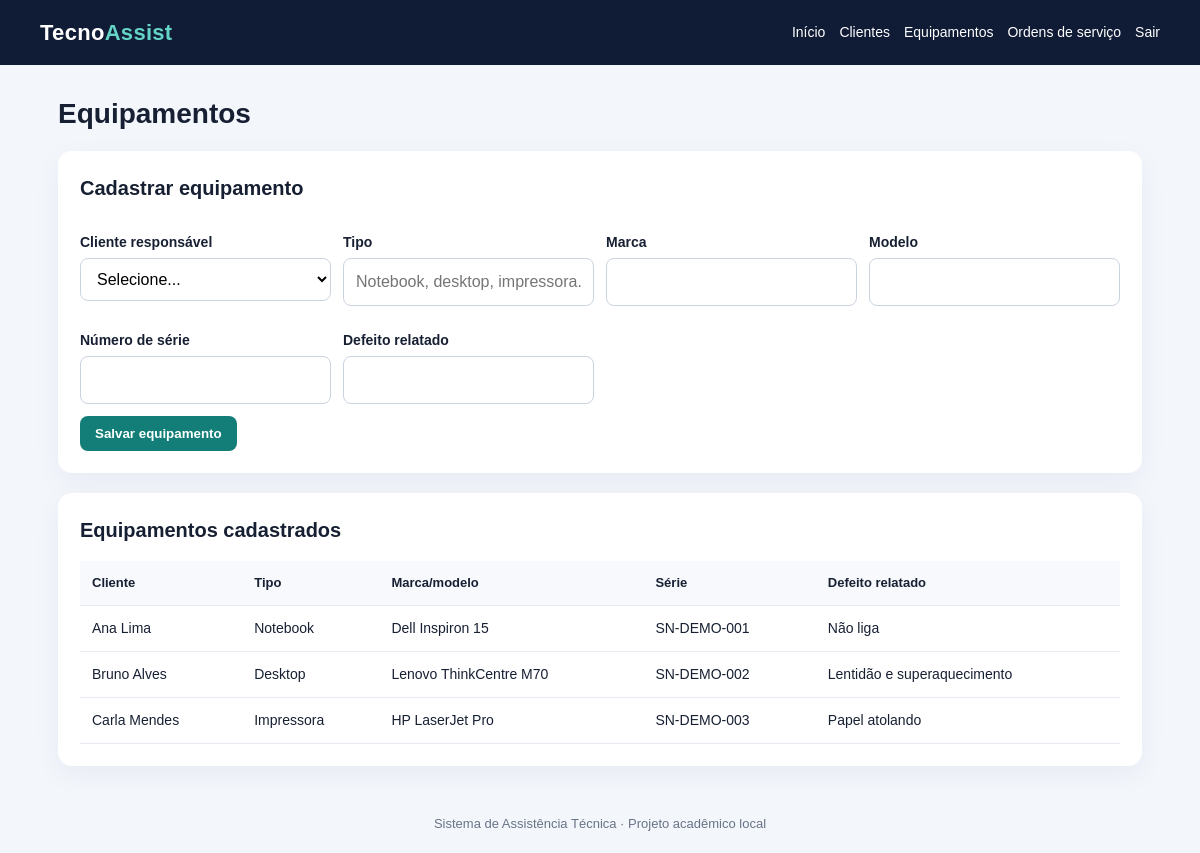
The page /sistema/equipamentos.php (signed in) on the database its author committed.
### tables this page shows
CREATE TABLE equipamentos (
  id INT AUTO_INCREMENT PRIMARY KEY,
  cliente_id INT NOT NULL,
  tipo VARCHAR(80) NOT NULL,
  marca VARCHAR(80) NOT NULL,
  modelo VARCHAR(100) NOT NULL,
  numero_serie VARCHAR(100) NULL,
  defeito_relatado TEXT NOT NULL,
  criado_em TIMESTAMP DEFAULT CURRENT_TIMESTAMP,
  CONSTRAINT fk_equipamento_cliente FOREIGN KEY (cliente_id) REFERENCES clientes(id)
    ON UPDATE CASCADE ON DELETE RESTRICT
);

CREATE TABLE clientes (
  id INT AUTO_INCREMENT PRIMARY KEY,
  nome VARCHAR(120) NOT NULL,
  cpf_criptografado TEXT NOT NULL,
  telefone VARCHAR(30) NOT NULL,
  email VARCHAR(120) NULL,
  criado_em TIMESTAMP DEFAULT CURRENT_TIMESTAMP
);

### sistema/includes/config.php (called while the page is built, shortened)
<?php
function e(?string $value): string {
    return htmlspecialchars((string)$value, ENT_QUOTES | ENT_SUBSTITUTE, 'UTF-8');
}

### sistema/equipamentos.php (the view, shortened to what this page needs)
<?php
require_once __DIR__ . '/includes/config.php'; require_login(); verify_csrf();
$error = '';
$lista=$pdo->query('SELECT e.*,c.nome cliente FROM equipamentos e JOIN clientes c ON c.id=e.cliente_id ORDER BY e.criado_em DESC')->fetchAll();
$page_title='Equipamentos'; require __DIR__ . '/includes/header.php';
?>
<h1>Equipamentos</h1><section class="card"><h2>Cadastrar equipamento</h2><?php if($error): ?><div class="error"><?=e($error)?></div><?php endif; ?>
<form method="post"><input type="hidden" name="csrf_token" value="<?=e(csrf_token())?>"><div class="form-grid">
<div><label>Cliente responsável</label><select name="cliente_id" required><option value="">Selecione...</option></select></div>
<div><label>Tipo</label><input name="tipo" required placeholder="Notebook, desktop, impressora..."></div><div><label>Marca</label><input name="marca" required></div><div><label>Modelo</label><input name="modelo" required></div><div><label>Número de série</label><input name="numero_serie"></div><div><label>Defeito relatado</label><input name="defeito_relatado" required></div></div><button class="btn">Salvar equipamento</button></form></section>
<section class="card"><h2>Equipamentos cadastrados</h2><div class="table-wrap"><table><thead><tr><th>Cliente</th><th>Tipo</th><th>Marca/modelo</th><th>Série</th><th>Defeito relatado</th></tr></thead><tbody><?php foreach($lista as $e): ?><tr><td><?=e($e['cliente'])?></td><td><?=e($e['tipo'])?></td><td><?=e($e['marca'].' '.$e['modelo'])?></td><td><?=e($e['numero_serie'])?></td><td><?=e($e['defeito_relatado'])?></td></tr><?php endforeach;?></tbody></table></div></section>
<?php require __DIR__ . '/includes/footer.php'; ?>

### sistema/assets/style.css (style rules this page uses)
* { box-sizing:border-box }
body { margin:0;background:#f3f6fb;color:#172033;font:16px/1.5 Arial,sans-serif }
.card { background:white;border-radius:14px;padding:22px;margin:0 0 20px;box-shadow:0 8px 28px #12264a0d }
h1 { font-size:28px;margin:0 0 16px }
h2 { font-size:20px;margin-top:0 }
label { display:block;font-weight:700;font-size:14px;margin:12px 0 5px }
input,select,textarea { width:100%;padding:11px 12px;border:1px solid #cbd3df;border-radius:8px;font:inherit;background:#fff }
.form-grid { display:grid;grid-template-columns:repeat(auto-fit,minmax(220px,1fr));gap:12px }
.btn { display:inline-block;border:0;border-radius:8px;background:#137e78;color:white;padding:10px 15px;text-decoration:none;font-weight:700;cursor:pointer;margin-top:12px }
.table-wrap { overflow:auto }
table { width:100%;border-collapse:collapse;background:white }
th,td { text-align:left;padding:12px;border-bottom:1px solid #e6ebf2;vertical-align:top }
th { background:#f7f9fc;font-size:13px }
td { font-size:14px }

### rows shown on the page
equipamentos: cliente.nome "Ana Lima", tipo "Notebook", marca+modelo "Dell Inspiron 15", numero_serie "SN-DEMO-001", defeito_relatado "Não liga"
equipamentos: cliente.nome "Bruno Alves", tipo "Desktop", marca+modelo "Lenovo ThinkCentre M70", numero_serie "SN-DEMO-002", defeito_relatado "Lentidão e superaquecimento"
equipamentos: cliente.nome "Carla Mendes", tipo "Impressora", marca+modelo "HP LaserJet Pro", numero_serie "SN-DEMO-003", defeito_relatado "Papel atolando"
